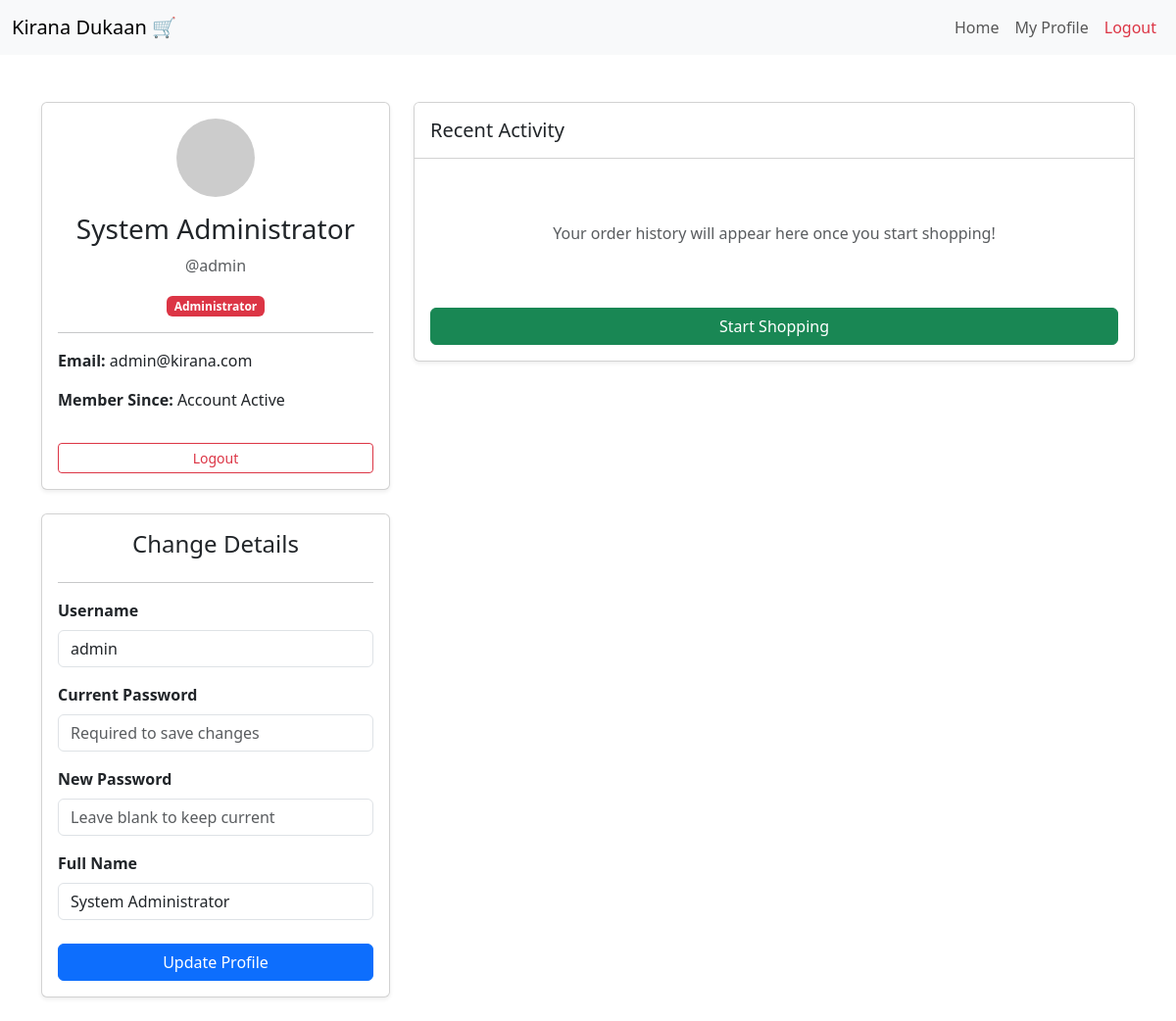
The page /profile (signed in) on the database its author committed.
### models.py (models this page shows, shortened)
class User(db.Model):
    id = db.Column(db.Integer, primary_key=True)
    username = db.Column(db.String(32), unique=True)
    passhash = db.Column(db.String(256), nullable=False)
    name = db.Column(db.String(64), nullable=True)
    email = db.Column(db.String(120), unique=True, nullable=True)
    is_admin = db.Column(db.Boolean, nullable=False, default=False)
    transactions = db.relationship('Transaction', backref='user', lazy=True)

### routes.py (the view)
@main.route('/profile')
@auth_required
def profile():
    user_id = session['user_id']
    user = User.query.get(user_id)
    return render_template('profile.html', user=user)

### routes.py (called while the page is built)
def auth_required(f):
    @wraps(f)
    def decorated_function(*args, **kwargs):
        if 'user_id' not in session:
            flash('Please log in to access this page.', 'warning')
            return redirect(url_for('main.login'))
        return f(*args, **kwargs)
    return decorated_function

### templates/profile.html (shortened to what this page needs)
{% extends 'layout.html' %}
{% block content %}
<div class="row mt-5">
    <div class="col-md-4">
        <div class="card shadow-sm">
            <div class="card-body text-center">
                <img src="https://ui-avatars.com/api/?name={{ user.name }}&background=random"
                    class="rounded-circle mb-3" alt="Profile Picture">
                <h3 class="card-title">{{ user.name }}</h3>
                <p class="text-muted">@{{ user.username }}</p>
                {% if user.is_admin %}
                <span class="badge bg-danger">Administrator</span>
                {% else %}
                <span class="badge bg-primary">Customer</span>
                {% endif %}
                <hr>
                <div class="text-start">
                    <p><strong>Email:</strong> {{ user.email or 'Not provided' }}</p>
                    <p><strong>Member Since:</strong> Account Active</p>
                </div>
                <a href="{{ url_for('main.logout') }}" class="btn btn-outline-danger btn-sm w-100 mt-3">Logout</a>
            </div>
        </div>
        <div class="card shadow-sm mt-4 mb-4">
            <div class="card-body">
                <form action="" method="post">
                    <h4 class="card-title text-center mb-4">Change Details </h4>
                    <hr>
                    <div class="mb-3">
                        <label for="username" class="form-label"><strong>Username</strong></label>
                        <input type="text" name="username" id="username" value="{{user.username}}" class="form-control" required>
                    </div>
                    <div class="mb-3">
                        <label for="cpassword" class="form-label"><strong>Current Password</strong></label>
                        <input type="password" name="cpassword" id="cpassword" class="form-control" placeholder="Required to save changes" required>
                    </div>
                    <div class="mb-3">
                        <label for="password" class="form-label"><strong>New Password</strong></label>
                        <input type="password" name="password" id="password" class="form-control" placeholder="Leave blank to keep current">
                    </div>
                    <div class="mb-4">
                        <label for="name" class="form-label"><strong>Full Name</strong></label>
                        <input type="text" name="name" id="name" value="{{user.name}}" class="form-control">
                    </div>
                    <div class="d-grid">
                        <button type="submit" class="btn btn-primary">Update Profile</button>
                    </div>
                </form>
            </div>
        </div>
    </div> <div class="col-md-8">
        <div class="card shadow-sm">
            <div class="card-header bg-white py-3">
                <h5 class="mb-0">Recent Activity</h5>
            </div>
            <div class="card-body">
                <p class="text-muted text-center py-5">
                    Your order history will appear here once you start shopping!
                </p>
                <div class="d-grid">
                    <a href="{{ url_for('main.home') }}" class="btn btn-success">Start Shopping</a>
                </div>
            </div>
        </div>
    </div> </div> {% endblock %}

### rows shown on the page
User: name "System Administrator", username "admin", email "admin@kirana.com"
